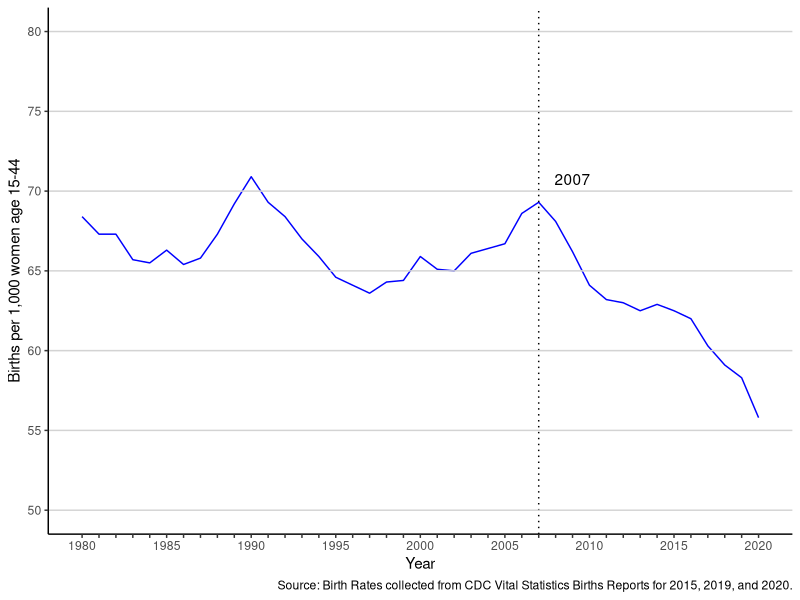
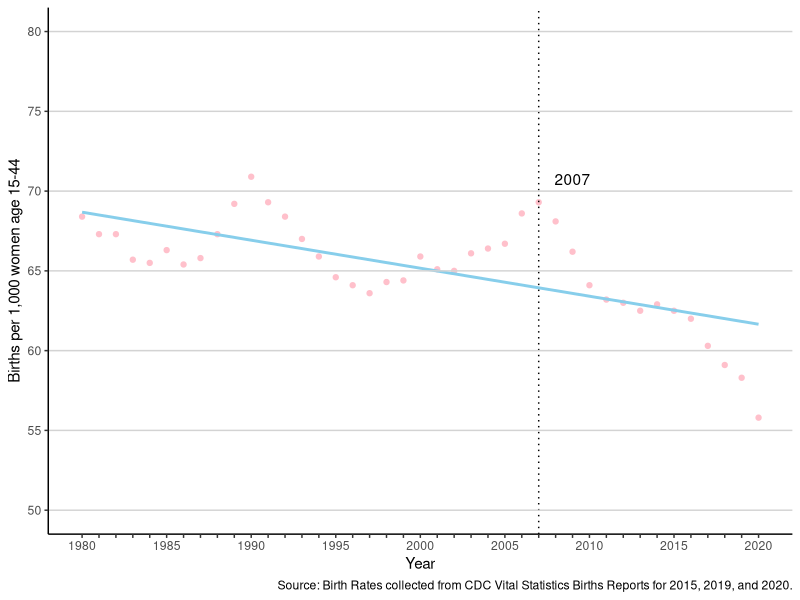
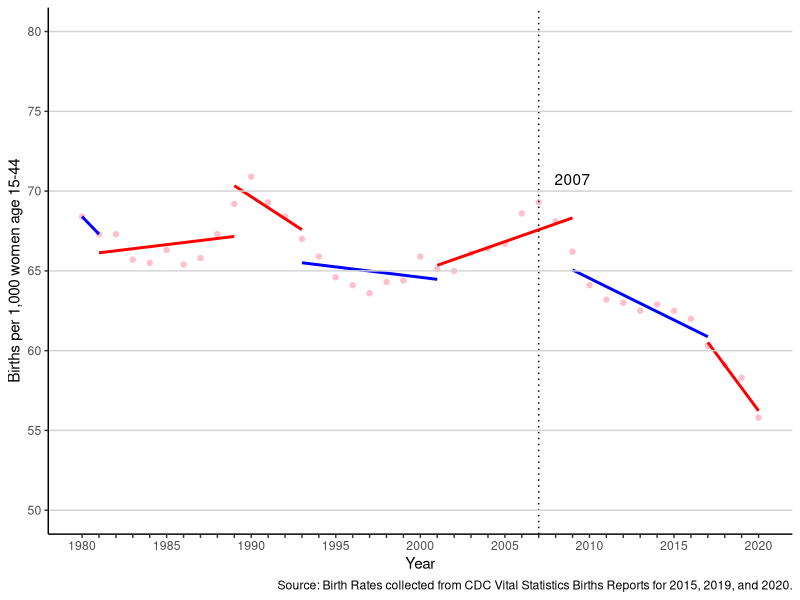
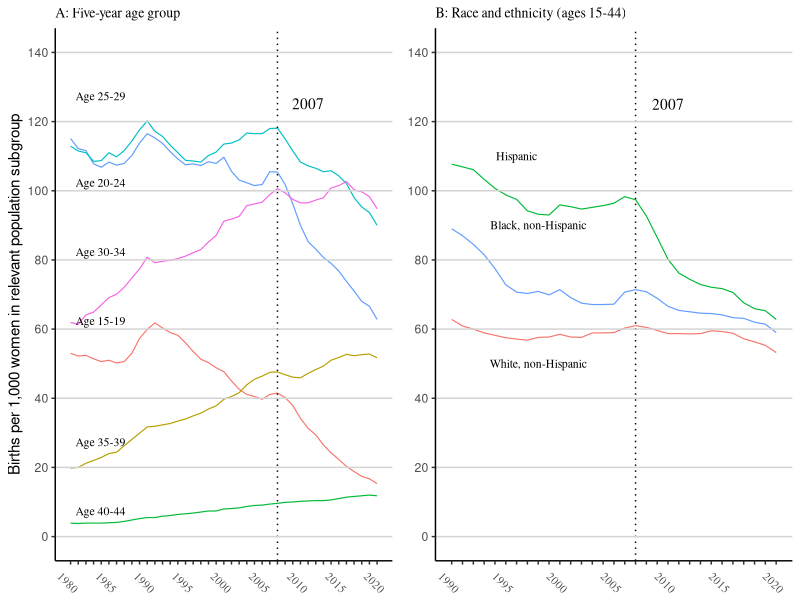

These figures' R source, in order:
## ---- chunk 1
#| include: false
#| warning: false
#| message: false

library(tidyverse)
library(palmerpenguins)
## ---- chunk 2
#| echo: false
#| eval: true
#| warning: false
#| message: false
#| label: fig-bratetrend-graph
#| fig-cap: "Trend in US Birth Rates"


# Load necessary libraries
library(ggplot2)

# Set seed for reproducibility
set.seed(123)

# Read the data from CSV file
data <- read.csv(file = here::here("outputs/data/fig_1.csv"))

# Plotting the data
ggplot(data, aes(x = year, y = brate_all)) +
  geom_line(color = "blue") +
  geom_vline(xintercept = 2007, linetype = "dotted") +
  annotate("text", x = 2009, y = 70, label = "2007", vjust = -0.5, hjust = 0.5, color = "black") +
  geom_hline(yintercept = seq(50, 80, by = 5), color = "lightgrey") +
  scale_y_continuous(limits = c(50, 80), breaks = seq(50, 80, by = 5)) +
  scale_x_continuous(limits = c(1980, 2020), breaks = seq(1980, 2020, by = 1), labels = function(x) ifelse(x %% 5 == 0, x, "")) +
  labs(x = "Year", y = "Births per 1,000 women age 15-44",
       caption = "Source: Birth Rates collected from CDC Vital Statistics Births Reports for 2015, 2019, and 2020.") +
  theme_classic()
## ---- chunk 3
#| echo: false
#| eval: true
#| warning: false
#| message: false
#| label: fig-scatter-graph
#| fig-cap: "Negative Trend in US Birth Rates"

# Load necessary libraries
library(ggplot2)

# Set seed for reproducibility
set.seed(123)

# Read the data from CSV file
data <- read.csv(file = here::here("outputs/data/fig_1.csv"))

# Plotting the data with scatter plot and trend line
ggplot(data, aes(x = year, y = brate_all)) +
  geom_point(color = "pink") +
  geom_smooth(method = "lm", se = FALSE, color = "skyblue") +
  geom_vline(xintercept = 2007, linetype = "dotted") +
  annotate("text", x = 2009, y = 70, label = "2007", vjust = -0.5, hjust = 0.5, color = "black") +
  geom_hline(yintercept = seq(50, 80, by = 5), color = "lightgrey") +
  scale_y_continuous(limits = c(50, 80), breaks = seq(50, 80, by = 5)) +
  scale_x_continuous(limits = c(1980, 2020), breaks = seq(1980, 2020, by = 1), labels = function(x) ifelse(x %% 5 == 0, x, "")) +
  labs(x = "Year", y = "Births per 1,000 women age 15-44",
       caption = "Source: Birth Rates collected from CDC Vital Statistics Births Reports for 2015, 2019, and 2020.") +
  theme_classic()
## ---- chunk 4
#| echo: false
#| eval: true
#| warning: false
#| message: false
#| label: fig-polscatter-graph
#| fig-cap: "Trend in US Birth Rates during their presidential mandate"

# Load necessary libraries
library(ggplot2)

# Plotting the data with scatter plot and trend lines for each presidential mandate period
ggplot(data, aes(x = year, y = brate_all)) +
  geom_point(color = "pink") +
  geom_smooth(data = subset(data, year >= 1980 & year <= 1981), method = "lm", se = FALSE, color = "blue") +
  geom_smooth(data = subset(data, year >= 1981 & year <= 1989), method = "lm", se = FALSE, color = "red") +
  geom_smooth(data = subset(data, year >= 1989 & year <= 1993), method = "lm", se = FALSE, color = "red") +
  geom_smooth(data = subset(data, year >= 1993 & year <= 2001), method = "lm", se = FALSE, color = "blue") +
  geom_smooth(data = subset(data, year >= 2001 & year <= 2009), method = "lm", se = FALSE, color = "red") +
  geom_smooth(data = subset(data, year >= 2009 & year <= 2017), method = "lm", se = FALSE, color = "blue") +
  geom_smooth(data = subset(data, year >= 2017 & year <= 2021), method = "lm", se = FALSE, color = "red") +
  geom_vline(xintercept = 2007, linetype = "dotted") +
  annotate("text", x = 2009, y = 70, label = "2007", vjust = -0.5, hjust = 0.5, color = "black") +
  geom_hline(yintercept = seq(50, 80, by = 5), color = "lightgrey") +
  scale_y_continuous(limits = c(50, 80), breaks = seq(50, 80, by = 5)) +
  scale_x_continuous(limits = c(1980, 2020), breaks = seq(1980, 2020, by = 1), labels = function(x) ifelse(x %% 5 == 0, x, "")) +
  labs(x = "Year", y = "Births per 1,000 women age 15-44",
       caption = "Source: Birth Rates collected from CDC Vital Statistics Births Reports for 2015, 2019, and 2020.") +
  theme_classic()

## ---- chunk 5
#| echo: false
#| eval: true
#| warning: false
#| message: false
#| label: fig-bratepop-graph
#| fig-cap: "Trends in Birth Rates by Population Subgroup"

# Load necessary libraries
library(ggplot2)
library(gridExtra)

# Set seed for reproducibility
set.seed(123)

# Read the data from CSV file
data <- read.csv(file = here::here("outputs/data/figs_2a_2b.csv"))

# Plotting the first line graph (Graph A)
graph_A <- ggplot(data, aes(x = year)) +
  geom_line(aes(y = brate_1519, color = "blue"), size = 0.4) +
  geom_line(aes(y = brate_2024, color = "orange"), size = 0.4) +
  geom_line(aes(y = brate_2529, color = "grey"), size = 0.4) +
  geom_line(aes(y = brate_3034, color = "yellow"), size = 0.4) +
  geom_line(aes(y = brate_3539, color = "cyan"), size = 0.4) +
  geom_line(aes(y = brate_4044, color = "green"), size = 0.4) +
  geom_text(data = data[data$year == 2020,], aes(x = year, y = brate_1519, label = "Age 15-19"), x = 1980, y = 60, hjust = -0.1, vjust = -0.5, size = 3, family = "Times") +
  geom_text(data = data[data$year == 2020,], aes(x = year, y = brate_2024, label = "Age 20-24"), x = 1980, y = 100, hjust = -0.1, vjust = -0.5, size = 3, family = "Times") +
  geom_text(data = data[data$year == 2020,], aes(x = year, y = brate_2529, label = "Age 25-29"), x = 1980, y = 125 , hjust = -0.1, vjust = -0.5, size = 3, family = "Times") +
  geom_text(data = data[data$year == 2020,], aes(x = year, y = brate_3034, label = "Age 30-34"), x = 1980, y = 80, hjust = -0.1, vjust = -0.5, size = 3, family = "Times") +
  geom_text(data = data[data$year == 2020,], aes(x = year, y = brate_3539, label = "Age 35-39"), x = 1980, y = 25, hjust = -0.1, vjust = -0.5, size = 3, family = "Times") +
  geom_text(data = data[data$year == 2020,], aes(x = year, y = brate_4044, label = "Age 40-44"), x = 1980, y = 5, hjust = -0.1, vjust = -0.5, size = 3, family = "Times") +
  geom_vline(xintercept = 2007, linetype = "dotted") +
  annotate("text", x = 2011, y = 122, label = "2007", vjust = -0.5, hjust = 0.5, color = "black", family = "Times") +
  geom_hline(yintercept = seq(0, 140, by = 20), color = "lightgrey") +
  scale_y_continuous(limits = c(0, 140), breaks = seq(0, 140, by = 20), labels = seq(0, 140, by = 20)) +
  scale_x_continuous(limits = c(1980, 2020), breaks = seq(1980, 2020, by = 1), labels = function(x) ifelse(x %% 5 == 0, x, "")) +
  labs(x = NULL, 
       y = 'Births per 1,000 women in relevant population subgroup',
       title = "A: Five-year age group",
       caption = NULL,
       family = "Times") +
  theme_classic() +
  theme(axis.text.x = element_text(angle = -45, family = "Times", size = 8),
        plot.title = element_text(size = 10, family = "Times"),
        legend.position = "none")

# Plotting the second line graph (Graph B)
graph_B <- ggplot(data, aes(x = year)) +
  geom_line(aes(y = brate_hisp, color = "grey"), size = 0.4) +
  geom_line(aes(y = brate_blacknh, color = "orange"), size = 0.4) +
  geom_line(aes(y = brate_whitenh, color = "blue"), size = 0.4) +
  geom_text(data = data[data$year == 2020,], aes(x = year, y = brate_hisp, label = "Hispanic"), x = 1996, y = 110, size = 3, family = "Times") +
  geom_text(data = data[data$year == 2020,], aes(x = year, y = brate_blacknh, label = "Black, non-Hispanic"), x = 1998, y = 90, size = 3, family = "Times") +
  geom_text(data = data[data$year == 2020,], aes(x = year, y = brate_whitenh, label = "White, non-Hispanic"), x = 1998, y = 50, size = 3, family = "Times") +
  geom_vline(xintercept = 2007, linetype = "dotted") + annotate("text", x = 2010, y = 125, label = "2007", color = "black", family = "Times") +
  geom_hline(yintercept = seq(0, 140, by = 20), color = "lightgrey") + scale_y_continuous(limits = c(0, 140), breaks = seq(0, 140, by = 20), labels = seq(0, 140, by = 20)) + scale_x_continuous(limits = c(1990, 2020), breaks = seq(1990, 2020, by = 1), labels = function(x) ifelse(x %% 5 == 0, x, "")) + labs(x = NULL, y = NULL,
       title = "B: Race and ethnicity (ages 15-44)") +
  theme_classic() +
  theme(axis.text.x = element_text(angle = -45, family = "Times", size = 8),
        plot.title = element_text(size = 10, family = "Times"),
        legend.position = "none")

# Arrange both graphs side by side
grid.arrange(graph_A, graph_B, nrow = 1)

